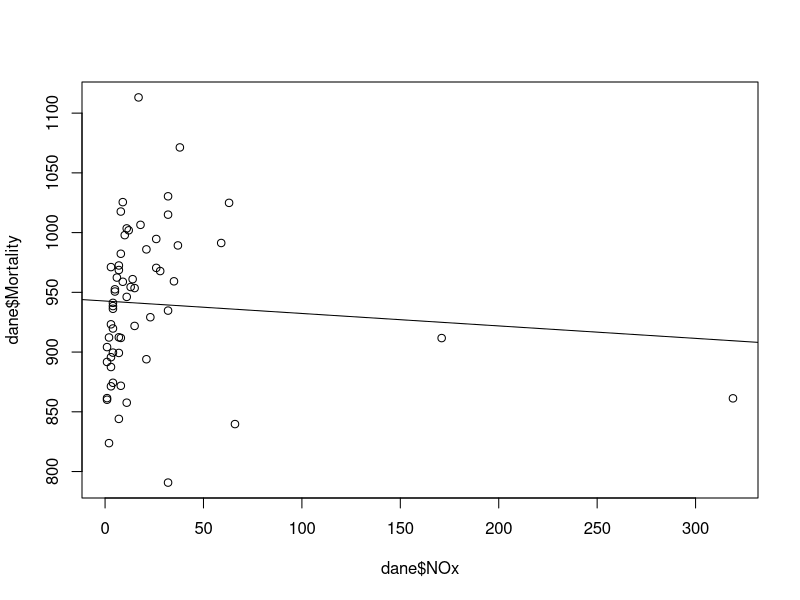
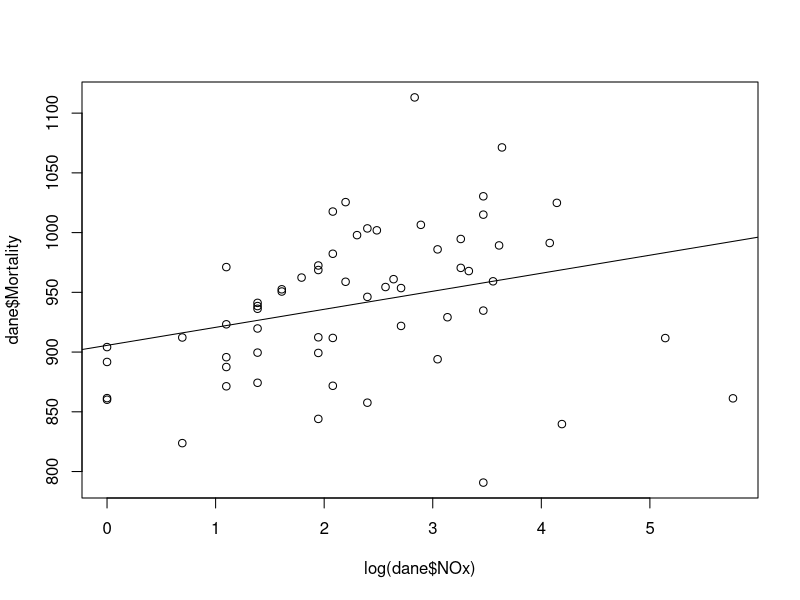
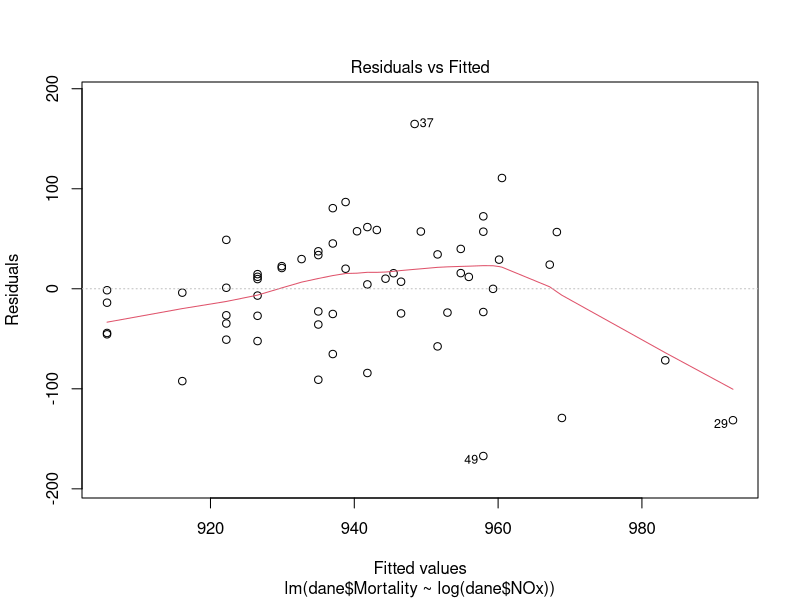
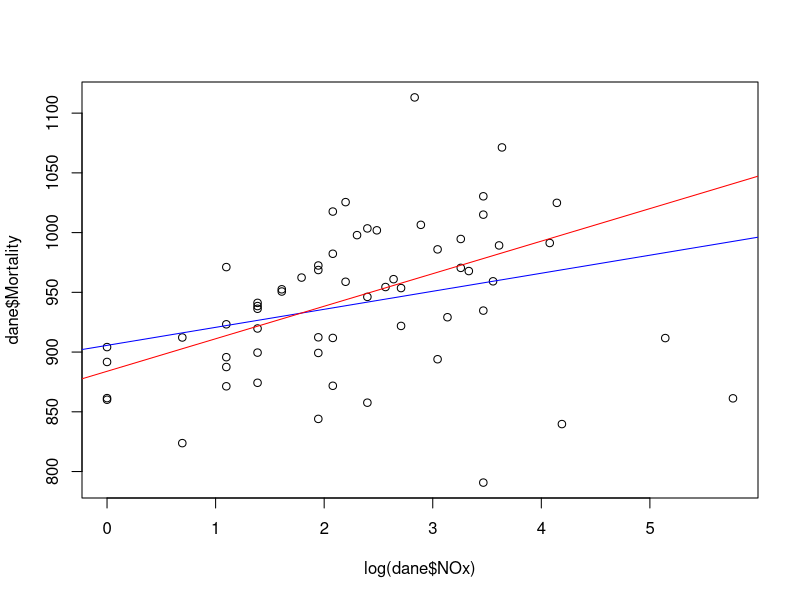
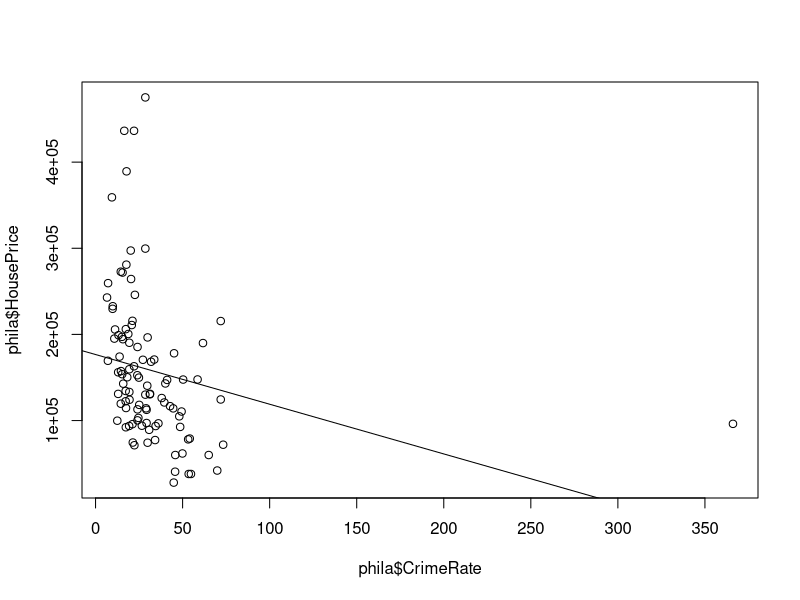
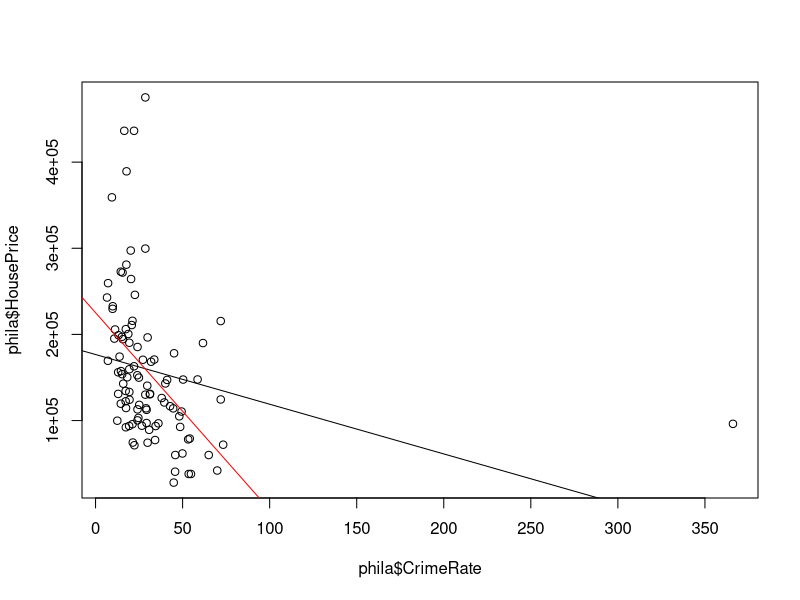
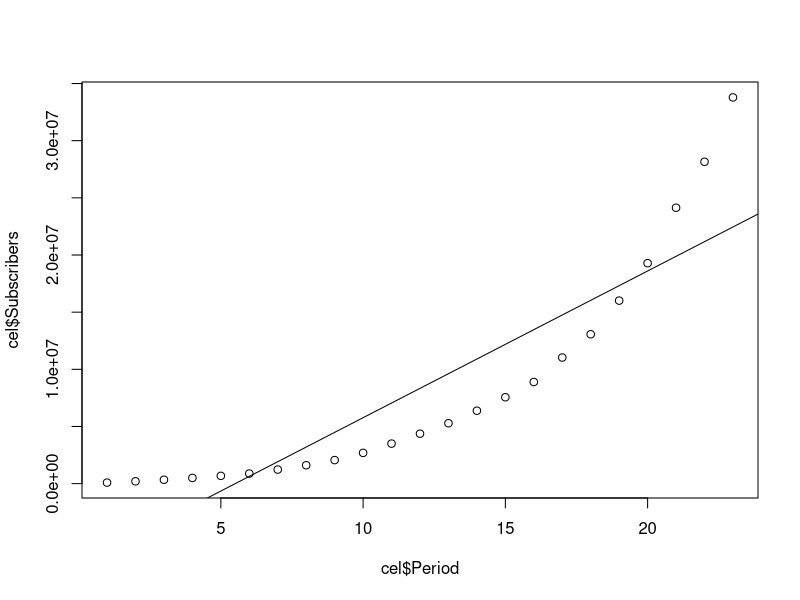
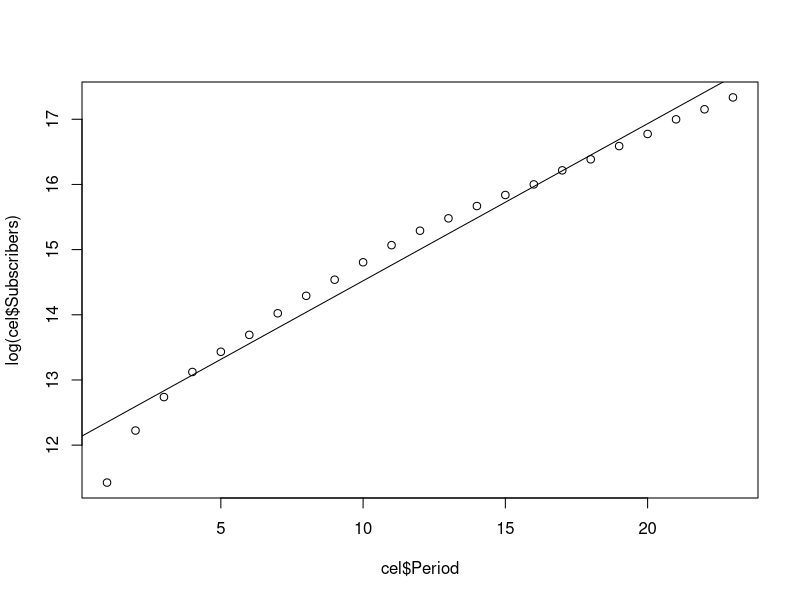

Here is the R script that generated these plots, in order: (Note: this script raises an error after producing the figures.)
# Zadanie 1
dane <- read.table('airpollution.txt', header = T)
# a)
m1 <- lm(dane$Mortality~dane$NOx)

m1$coefficients

summary(m1)
plot(dane$NOx, dane$Mortality)
abline(m1) # no takie srednie to dopasowanie
# b)
m2 <- lm(dane$Mortality~log(dane$NOx))
summary(m2)
plot(log(dane$NOx), dane$Mortality)
abline(m2)
# c)
plot(m2,1) # wykres residuow
residuals(m2) # zwykle
rstandard(m2) # studentyzowane
rstudent(m2) # studentyzowane modyfikowane

r2 <- rstudent(m2)
r2[abs(r2) > 2]
wh <- which(abs(r2)>2)

m3 <- lm(dane$Mortality~log(dane$NOx),subset= -wh)
summary(m3)
plot(log(dane$NOx), dane$Mortality)
abline(m2, col = 'blue')
abline(m3, col = 'red')

# Zadanie 2
# a)
phila <- read.table('phila.txt',header = T)
phila <- phila[!is.na(phila$CrimeRate),]
# b)
m1 <- lm(phila$HousePrice~phila$CrimeRate)
plot(phila$CrimeRate, phila$HousePrice)
abline(m1)
summary(m1)

r2 <- rstudent(m1)
r2[abs(r2) > 2]

# dwie metody na znalezienie odstajacej
wh <- which(abs(r2)>2)
# ta pod jest troche na chama
sub <- which(phila$CrimeRate > 300)

# znajdowanie obserwacji wplywowych
X <- model.matrix(m1)
which(hatvalues(m1) > 2 * ncol(X)/nrow(X))

which(cooks.distance(m1)>4/(nrow(X)-ncol(X)-1))
#obie metody wskazuja na obserwacje wplywowa!

m2 <- lm(phila$HousePrice~phila$CrimeRate, subset = -63)
plot(phila$CrimeRate, phila$HousePrice)
abline(m1)
abline(m2, col = 'red')
summary(m2)

# Zadanie 3

cel <- read.table('cellular.txt',header = T)
plot(cel$Period,cel$Subscribers)
m <- lm(cel$Subscribers~cel$Period)
summary(m)
abline(m)

cel <- read.table('cellular.txt',header = T)
plot(cel$Period,log(cel$Subscribers))
m1 <- lm(log(cel$Subscribers)~cel$Period)
summary(m1)
abline(m1)

cel <- read.table('cellular.txt',header = T)
plot(cel$Period,(cel$Subscribers)^(1/2))
m1 <- lm((cel$Subscribers)^(1/2)~cel$Period)
summary(m1)
abline(m1)

cel <- read.table('cellular.txt',header = T)
plot(cel$Period,(cel$Subscribers)^(1/4))
m1 <- lm((cel$Subscribers)^(1/4)~cel$Period)
summary(m1)
abline(m1)

library(MASS)
boxcox(m, lambda = seq(0,1,0.01))
# lambda = 0.2 jests ok!

cel <- read.table('cellular.txt',header = T)
plot(cel$Period,(cel$Subscribers)^(1/5))
m1 <- lm((cel$Subscribers)^(1/5)~cel$Period)
summary(m1)
abline(m1)
